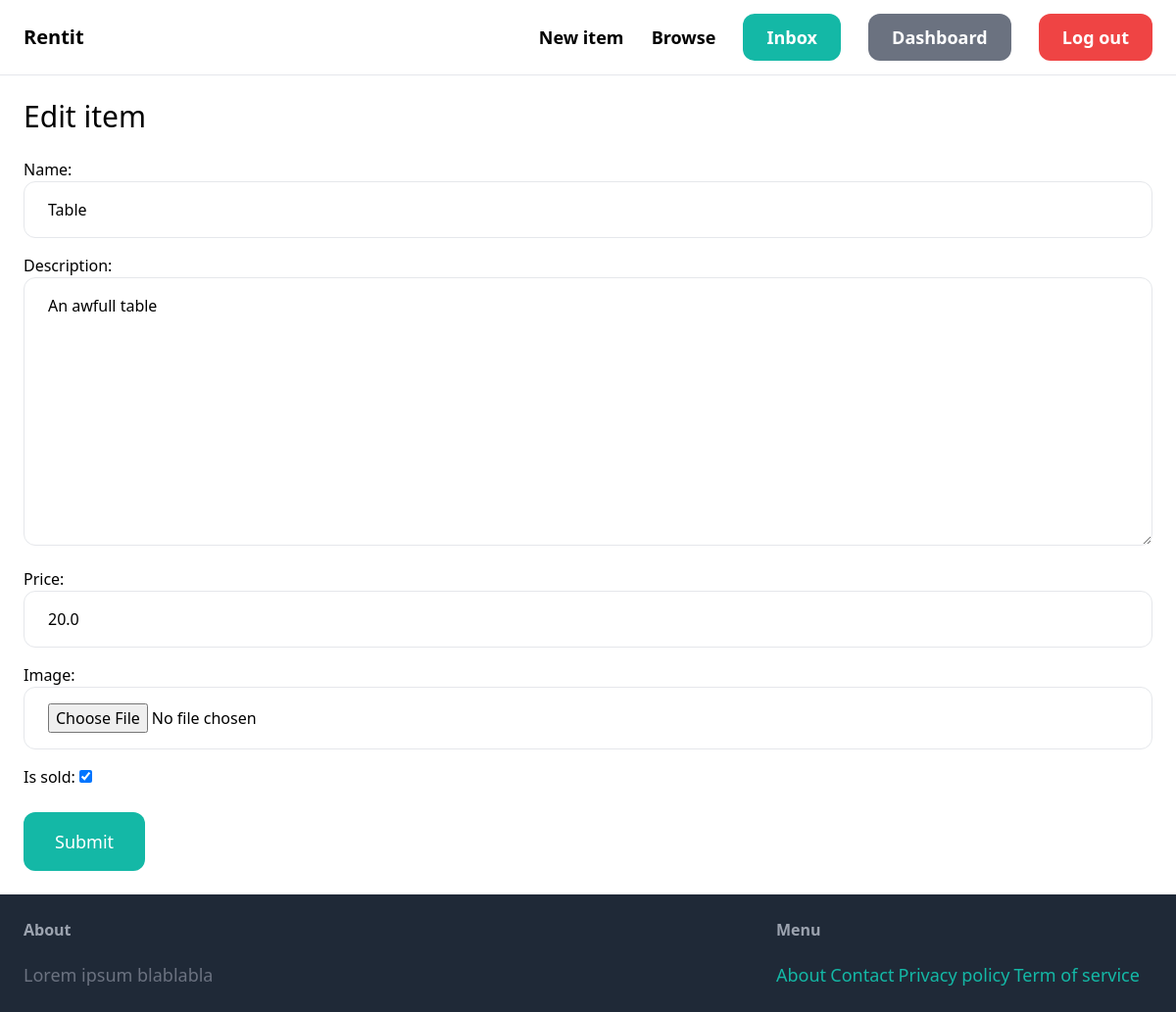
Before: /items/4/edit/ (signed in) with the older database file.
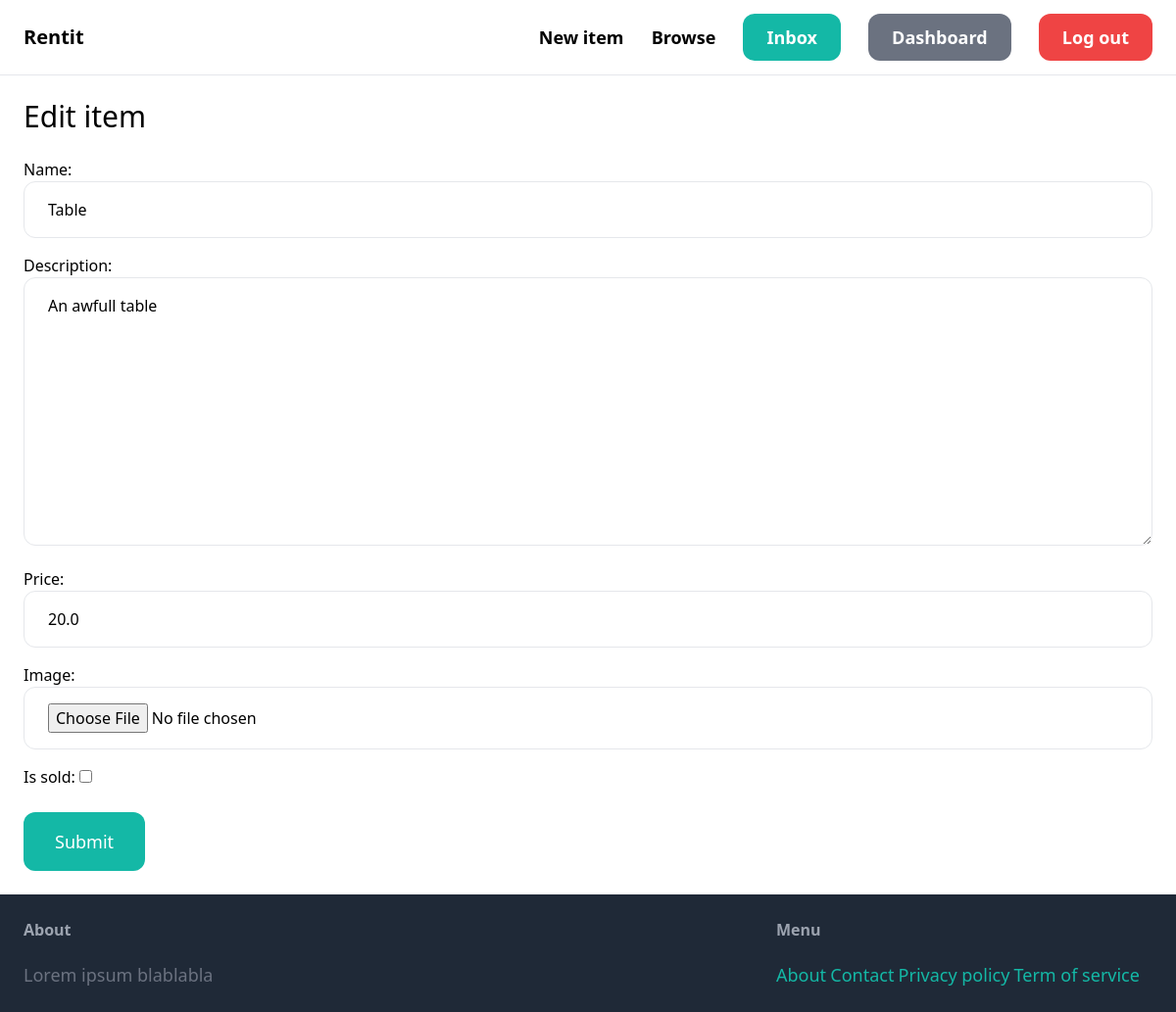
After: the same page with the newer database file.
### item/models.py (models this page shows, shortened)
class Item(models.Model):
    category = models.ForeignKey(Category, related_name='items', on_delete=models.CASCADE)
    name = models.CharField(max_length=255)
    description = models.TextField(blank=True, null=True)
    price = models.FloatField()
    image = models.ImageField(upload_to='item_images', blank=True, null=True)
    is_sold = models.BooleanField(default=False)
    created_by = models.ForeignKey(User, related_name='items', on_delete=models.CASCADE) #on_delete is used to say that if the user has been deleted, delete every item he created
    created_at = models.DateTimeField(auto_now_add=True)
    class Meta:
        ordering = ('name',) #it's used to order the items by name

### item/views.py (the view)
# urls.py: path('<int:pk>/edit/', views.edit, name='edit'),
@login_required
def edit(request, pk):
    item = get_object_or_404(Item, pk=pk, created_by=request.user)
    if request.method == 'POST':
        form = EditItemForm(request.POST, request.FILES, instance=item)
        if form.is_valid():
            form.save()
            return redirect('item:detail', pk=item.id)
    else:
        form = EditItemForm(instance=item)
    return render(request, 'item/form.html', {
        'form': form,
        'title': 'Edit item'
    })

### item/forms.py
class EditItemForm(forms.ModelForm):
    class Meta:
        model = Item
        fields = ('name', 'description', 'price', 'image', 'is_sold')
        widgets = {
            'name': forms.TextInput(attrs={
                'class': INPUT_CLASSES
            }),
            'description': forms.Textarea(attrs={
                'class': INPUT_CLASSES
            }),
            'price': forms.TextInput(attrs={
                'class': INPUT_CLASSES
            }),
            'image': forms.FileInput(attrs={
                'class': INPUT_CLASSES
            }),
        }

### item/templates/item/form.html (shortened to what this page needs)
{% extends 'core/base.html' %}
{% block content %}
<h1 class="mb-6 text-3xl">{{ title }}</h1>
<form method="post" action="." enctype="multipart/form-data">
    <div class="space-y-4">
        {{ form.as_p }}
    </div>
    <button class="mt-6 py-4 px-8 text-lg bg-teal-500 hover:bg-teal-700 rounded-xl text-white">Submit</button>
</form>
{% endblock %}

Changed rows visible on the page:
changed Item "Table": is_sold "☑" → "☐"
